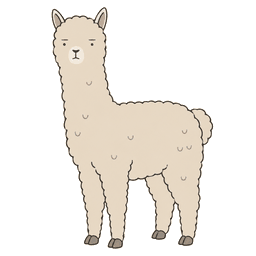
#> input picture companions/frames/alpaca-a.png, 256 x 256 px; its folder holds only this picture in this run
$ python check_silhouettes.py
#> lines starting #> are read from the running program, lines starting #| are printed output that depends on the picture; after the words box and inside, x2 and y2 are one past the last pixel; in counts of white or black regions, pixels touching at a corner belong together
#!/usr/bin/env python3
"""Check the companion drawings against the rules they were drawn to.

    python tools/check_silhouettes.py

The rule that matters most is that the set must stay apart without colour
(the notes kept with this project), because the owner is
colour-blind.  So every drawing is flattened to a pure black shape at icon
size and the shapes are compared with each other: any pair that is nearly the
same shape is reported, along with drawings whose subject is lost at that size.

Writes the flattened shapes next to the originals under silhouettes/ so they
can be looked at, and prints a table.  Nothing is deleted or overwritten in the
companions folder itself.
"""
from __future__ import annotations

import os
import sys

from PIL import Image

ROOT = os.path.dirname(os.path.dirname(os.path.abspath(__file__)))
COMPANIONS = os.path.join(ROOT, "companions", "frames")
OUT = os.path.join(COMPANIONS, "silhouettes")
SIZE = 64                 # the size the picker shows them at
INK = 245                 # anything darker than this counts as drawn
TOO_ALIKE = 0.90          # share of pixels that may match before it is a clash
TOO_THIN = 0.06           # a shape smaller than this reads as a speck
TOO_HEAVY = 0.62          # a shape larger than this reads as a blob


def silhouette(path):
    """Flatten onto white, then make every drawn pixel black."""
#> called with path = 'companions/frames/alpaca-a.png'
    image = Image.open(path).convert("RGBA")
#> image is the input picture: PIL image 256x256 RGBA; mean R, G, B, A 242.8, 238.3, 232.5, 79.1
    flat = Image.new("RGB", image.size, "white")
#> flat: PIL image 256x256 RGB; every value is 255
    flat.paste(image, mask=image.split()[3])
    small = flat.convert("L").resize((SIZE, SIZE), Image.LANCZOS)
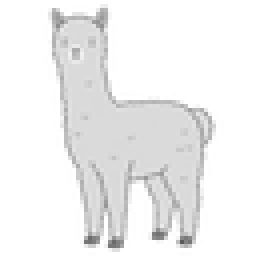
#> small: PIL image 64x64 L (shown 4 times larger); min 91, max 255, mean 239.3
    return small.point(lambda v: 0 if v < INK else 255, mode="1")
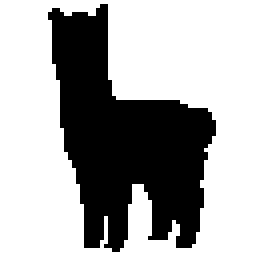
#> returned value: PIL image 64x64 1 (shown 4 times larger); 65.9% white; 1 black region, box (x1, y1, x2, y2) and area: (12, 1, 54, 63) 1396


def pixels(shape):
    """One byte per pixel: 0 where the drawing is, 255 where the paper is."""
    return shape.convert("L").tobytes()


def coverage(shape):
    return pixels(shape).count(0) / float(SIZE * SIZE)


def sameness(a, b):
    same = sum(1 for x, y in zip(pixels(a), pixels(b)) if x == y)
    return same / float(SIZE * SIZE)


def main():
    if not os.path.isdir(COMPANIONS):
        print(f"no companions folder yet: {COMPANIONS}")
        return 1
    names = sorted(n for n in os.listdir(COMPANIONS) if n.endswith(".png"))
    if not names:
        print("no drawings to check")
        return 1
    os.makedirs(OUT, exist_ok=True)

    shapes = {}
    problems = []
    print(f"{'drawing':34} {'ink':>6}  読み取り")
    for name in names:
        shape = silhouette(os.path.join(COMPANIONS, name))
        shape.save(os.path.join(OUT, name))
        shapes[name] = shape
        ink = coverage(shape)
#> ink = 0.341
        if ink < TOO_THIN:
            note = "小さすぎる（アイコンで消える）"
            problems.append(f"{name}: 黒く塗られる面積が {ink:.0%} しかない")
        elif ink > TOO_HEAVY:
            note = "塗りつぶしに近い（形が出ない）"
            problems.append(f"{name}: 黒い面積が {ink:.0%} で塊になる")
        else:
            note = "ok"
        print(f"{name:34} {ink:6.1%}  {note}")
#| alpaca-a.png                        34.1%  ok

    print()
    worst = []
    listed = sorted(shapes)
#> listed = ['alpaca-a.png']
    for i, a in enumerate(listed):
        for b in listed[i + 1:]:
            worst.append((sameness(shapes[a], shapes[b]), a, b))
#> this loop made 1 pass
#> after the loop, worst = []
    worst.sort(reverse=True)
    for score, a, b in worst[:5]:
        mark = "  <-- 似すぎ" if score >= TOO_ALIKE else ""
        print(f"{score:6.1%}  {a} / {b}{mark}")
        if score >= TOO_ALIKE:
            problems.append(f"{a} と {b} が黒一色で {score:.0%} 一致する")
#> this loop made 0 passes
#> after the loop, problems = []

    print()
    if problems:
        print(f"直すもの {len(problems)} 件")
        for line in problems:
            print(f"  - {line}")
        return 1
    print(f"{len(names)} 体すべて、色を抜いても互いに見分けられる")
    print(f"確認用の黒い形: {OUT}")
    return 0


if __name__ == "__main__":
    sys.exit(main())
#> (the program exits here)
